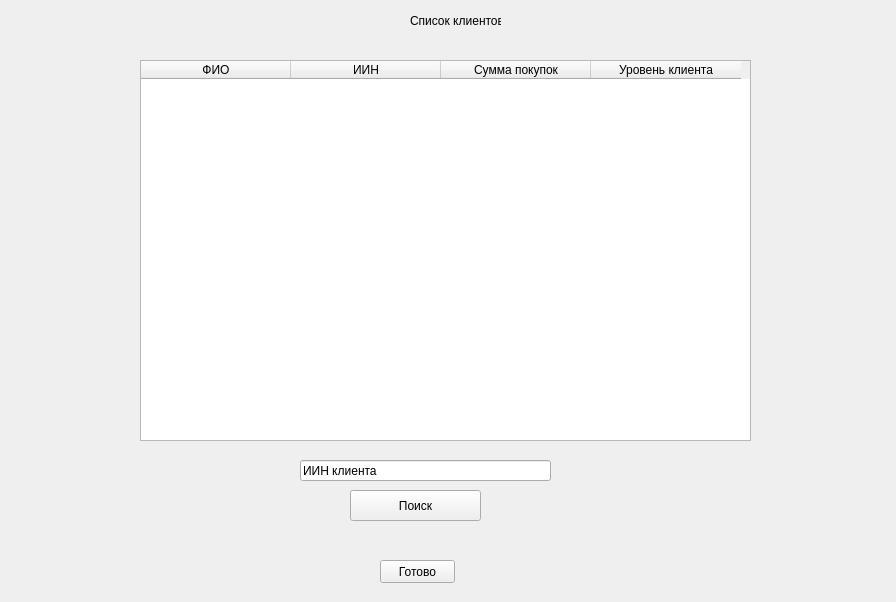
<?xml version="1.0" encoding="UTF-8"?>
<ui version="4.0">
 <class>Form</class>
 <widget class="QWidget" name="Form">
  <property name="geometry">
   <rect>
    <x>0</x>
    <y>0</y>
    <width>896</width>
    <height>602</height>
   </rect>
  </property>
  <property name="windowTitle">
   <string>Form</string>
  </property>
  <widget class="QLabel" name="label">
   <property name="geometry">
    <rect>
     <x>410</x>
     <y>10</y>
     <width>91</width>
     <height>21</height>
    </rect>
   </property>
   <property name="text">
    <string>Список клиентов</string>
   </property>
  </widget>
  <widget class="QTableWidget" name="tableWidget">
   <property name="geometry">
    <rect>
     <x>140</x>
     <y>60</y>
     <width>611</width>
     <height>381</height>
    </rect>
   </property>
   <attribute name="horizontalHeaderVisible">
    <bool>true</bool>
   </attribute>
   <attribute name="horizontalHeaderCascadingSectionResizes">
    <bool>true</bool>
   </attribute>
   <attribute name="horizontalHeaderDefaultSectionSize">
    <number>150</number>
   </attribute>
   <attribute name="horizontalHeaderShowSortIndicator" stdset="0">
    <bool>true</bool>
   </attribute>
   <attribute name="horizontalHeaderStretchLastSection">
    <bool>false</bool>
   </attribute>
   <attribute name="verticalHeaderCascadingSectionResizes">
    <bool>true</bool>
   </attribute>
   <attribute name="verticalHeaderShowSortIndicator" stdset="0">
    <bool>true</bool>
   </attribute>
   <attribute name="verticalHeaderStretchLastSection">
    <bool>true</bool>
   </attribute>
   <column>
    <property name="text">
     <string>ФИО</string>
    </property>
   </column>
   <column>
    <property name="text">
     <string>ИИН</string>
    </property>
   </column>
   <column>
    <property name="text">
     <string>Сумма покупок</string>
    </property>
   </column>
   <column>
    <property name="text">
     <string>Уровень клиента</string>
    </property>
   </column>
  </widget>
  <widget class="QPushButton" name="pushButton">
   <property name="geometry">
    <rect>
     <x>350</x>
     <y>490</y>
     <width>131</width>
     <height>31</height>
    </rect>
   </property>
   <property name="text">
    <string>Поиск</string>
   </property>
  </widget>
  <widget class="QLineEdit" name="lineEdit">
   <property name="geometry">
    <rect>
     <x>300</x>
     <y>460</y>
     <width>251</width>
     <height>21</height>
    </rect>
   </property>
   <property name="text">
    <string>ИИН клиента</string>
   </property>
   <property name="placeholderText">
    <string>ID Товара</string>
   </property>
  </widget>
  <widget class="QPushButton" name="pushButton_2">
   <property name="geometry">
    <rect>
     <x>380</x>
     <y>560</y>
     <width>75</width>
     <height>23</height>
    </rect>
   </property>
   <property name="text">
    <string>Готово</string>
   </property>
  </widget>
 </widget>
 <resources/>
 <connections/>
</ui>
